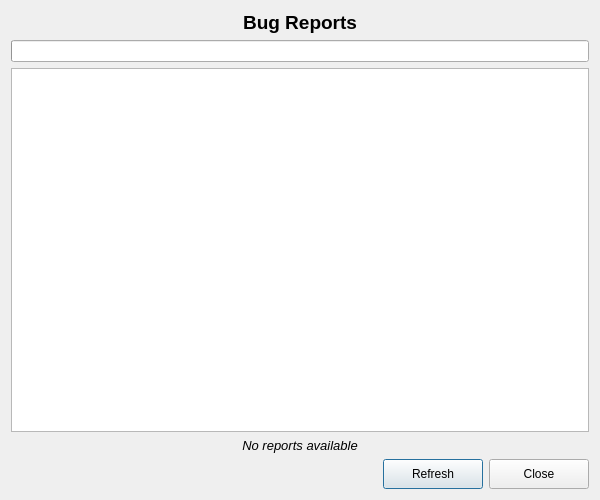
<?xml version="1.0" encoding="UTF-8"?>
<ui version="4.0">
 <class>UIReportList</class>
 <widget class="QDialog" name="UIReportList">
  <property name="geometry">
   <rect>
    <x>0</x>
    <y>0</y>
    <width>600</width>
    <height>500</height>
   </rect>
  </property>
  <property name="windowTitle">
   <string>Bug Reports</string>
  </property>
  <layout class="QVBoxLayout" name="verticalLayout">
   <item>
    <widget class="QLabel" name="titleLabel">
     <property name="text">
      <string>Bug Reports</string>
     </property>
     <property name="alignment">
      <set>Qt::AlignmentFlag::AlignCenter</set>
     </property>
     <property name="font">
      <font>
       <pointsize>14</pointsize>
       <weight>75</weight>
       <bold>true</bold>
      </font>
     </property>
    </widget>
   </item>
   <item>
    <widget class="QProgressBar" name="progressBar">
     <property name="value">
      <number>0</number>
     </property>
     <property name="textVisible">
      <bool>false</bool>
     </property>
     <property name="visible">
      <bool>false</bool>
     </property>
    </widget>
   </item>
   <item>
    <widget class="QListView" name="reportListView">
     <property name="alternatingRowColors">
      <bool>true</bool>
     </property>
     <property name="selectionMode">
      <enum>QAbstractItemView::SelectionMode::SingleSelection</enum>
     </property>
     <property name="selectionBehavior">
      <enum>QAbstractItemView::SelectionBehavior::SelectRows</enum>
     </property>
    </widget>
   </item>
   <item>
    <widget class="QLabel" name="emptyStateLabel">
     <property name="text">
      <string>No reports available</string>
     </property>
     <property name="alignment">
      <set>Qt::AlignmentFlag::AlignCenter</set>
     </property>
     <property name="visible">
      <bool>false</bool>
     </property>
     <property name="font">
      <font>
       <pointsize>10</pointsize>
       <italic>true</italic>
      </font>
     </property>
    </widget>
   </item>
   <item>
    <layout class="QHBoxLayout" name="horizontalLayout">
     <item>
      <spacer name="horizontalSpacer">
       <property name="orientation">
        <enum>Qt::Orientation::Horizontal</enum>
       </property>
       <property name="sizeHint" stdset="0">
        <size>
         <width>40</width>
         <height>20</height>
        </size>
       </property>
      </spacer>
     </item>
     <item>
      <widget class="QPushButton" name="refreshButton">
       <property name="text">
        <string>Refresh</string>
       </property>
       <property name="minimumSize">
        <size>
         <width>100</width>
         <height>30</height>
        </size>
       </property>
      </widget>
     </item>
     <item>
      <widget class="QPushButton" name="closeButton">
       <property name="text">
        <string>Close</string>
       </property>
       <property name="minimumSize">
        <size>
         <width>100</width>
         <height>30</height>
        </size>
       </property>
      </widget>
     </item>
    </layout>
   </item>
  </layout>
 </widget>
 <resources/>
 <connections>
  <connection>
   <sender>closeButton</sender>
   <signal>clicked()</signal>
   <receiver>UIReportList</receiver>
   <slot>close()</slot>
   <hints>
    <hint type="sourcelabel">
     <x>550</x>
     <y>470</y>
    </hint>
    <hint type="destinationlabel">
     <x>300</x>
     <y>250</y>
    </hint>
   </hints>
  </connection>
 </connections>
</ui>
